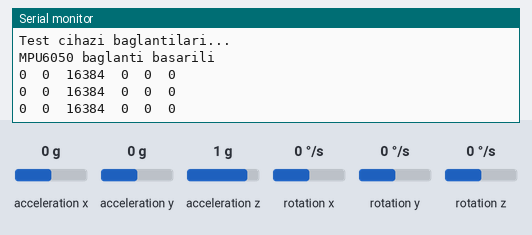
A sketch run on a simulated Arduino Uno, built with avr-gcc and run on an emulated ATmega328P. On the bench: the last lines printed to the serial monitor. The inputs (shaded band) are chosen by the test bench; at power-on: acceleration x 0 g, acceleration y 0 g, acceleration z 1 g, rotation x 0 °/s, rotation y 0 °/s, rotation z 0 °/s.

Above: at 1.2 s.
1.3 s: acceleration x set to -1.4 g
At 2.0 s:
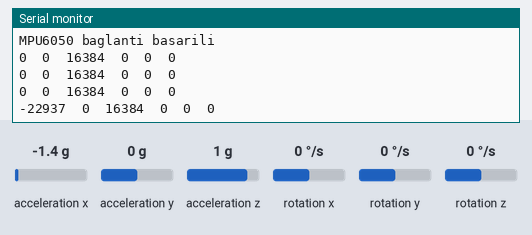
2.8 s: acceleration y set to -1.4 g
At 3.5 s:
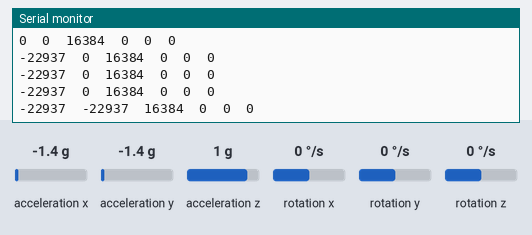
4.3 s: acceleration z set to -1.4 g
At 5.0 s:
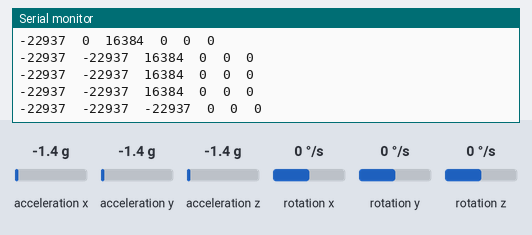
5.8 s: rotation x set to -192 °/s
At 6.5 s:
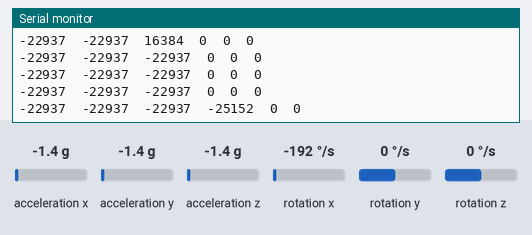
7.3 s: rotation y set to -192 °/s
At 8.0 s:
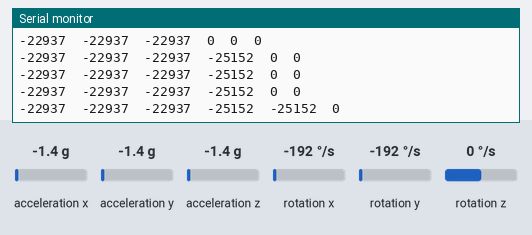

Measured:
- after the input at 1.3 s, the serial monitor: prints a new line after 0.25 s (image 1)
- after the input at 2.8 s, the serial monitor: prints a new line after 0.27 s (image 2)
- after the input at 4.3 s, the serial monitor: prints a new line after 0.28 s (image 3)
- after the input at 5.8 s, the serial monitor: prints a new line after 0.30 s (image 4)
- after the input at 7.3 s, the serial monitor: prints a new line after 0.31 s (image 5)

The sketch:

ivme_l_er.ino
```cpp
#include <Adafruit_MLX90614.h>

#include <math.h>
#include <Wire.h>
#include <helper_3dmath.h>
#include <MPU6050.h>
#include <I2Cdev.h>
#include <Wire.h>


MPU6050 ivme_sensor; // sensörümüze ivme_sensor adını verdik
int16_t ax, ay, az; //ivme tanımlama
int16_t gx, gy, gz; //gyro tanımlama

void setup() {
Wire.begin();
Serial.begin(9600);
Serial.println("I2C cihazlar baslatiliyor...");
ivme_sensor.initialize();
Serial.println("Test cihazi baglantilari...");
Serial.println(ivme_sensor.testConnection() ? "MPU6050 baglanti basarili" : "MPU6050 baglanti basarisiz");
}

void loop() {
ivme_sensor.getMotion6(&ax, &ay, &az, &gx, &gy, &gz); // ivme ve gyro değerlerini okuma

//açısal ivmeleri ve gyro değerlerini serial ekrana yazdıralım
Serial.print(ax); Serial.print("\t");
Serial.print(ay); Serial.print("\t");
Serial.print(az); Serial.print("\t");
Serial.print(gx); Serial.print("\t");
Serial.print(gy); Serial.print("\t");
Serial.print(gz); Serial.println("\t");

delay(500); //değerlerin değişimini daha net görmek için yarım saniye beklesin
}
```

helper_3dmath.h
```cpp
// I2C device class (I2Cdev) demonstration Arduino sketch for MPU6050 class, 3D math helper
// 6/5/2012 by Jeff Rowberg <jeff@rowberg.net>
// Updates should (hopefully) always be available at https://github.com/jrowberg/i2cdevlib
//
// Changelog:
//     2012-06-05 - add 3D math helper file to DMP6 example sketch

/* ============================================
I2Cdev device library code is placed under the MIT license
Copyright (c) 2012 Jeff Rowberg

Permission is hereby granted, free of charge, to any person obtaining a copy
of this software and associated documentation files (the "Software"), to deal
in the Software without restriction, including without limitation the rights
to use, copy, modify, merge, publish, distribute, sublicense, and/or sell
copies of the Software, and to permit persons to whom the Software is
furnished to do so, subject to the following conditions:

The above copyright notice and this permission notice shall be included in
all copies or substantial portions of the Software.

THE SOFTWARE IS PROVIDED "AS IS", WITHOUT WARRANTY OF ANY KIND, EXPRESS OR
IMPLIED, INCLUDING BUT NOT LIMITED TO THE WARRANTIES OF MERCHANTABILITY,
FITNESS FOR A PARTICULAR PURPOSE AND NONINFRINGEMENT. IN NO EVENT SHALL THE
AUTHORS OR COPYRIGHT HOLDERS BE LIABLE FOR ANY CLAIM, DAMAGES OR OTHER
LIABILITY, WHETHER IN AN ACTION OF CONTRACT, TORT OR OTHERWISE, ARISING FROM,
OUT OF OR IN CONNECTION WITH THE SOFTWARE OR THE USE OR OTHER DEALINGS IN
THE SOFTWARE.
===============================================
*/

#ifndef _HELPER_3DMATH_H_
#define _HELPER_3DMATH_H_

class Quaternion {
    public:
        float w;
        float x;
        float y;
        float z;

        Quaternion() {
            w = 1.0f;
            x = 0.0f;
            y = 0.0f;
            z = 0.0f;
        }

        Quaternion(float nw, float nx, float ny, float nz) {
            w = nw;
            x = nx;
            y = ny;
            z = nz;
        }

        Quaternion getProduct(Quaternion q) {
            // Quaternion multiplication is defined by:
            //     (Q1 * Q2).w = (w1w2 - x1x2 - y1y2 - z1z2)
            //     (Q1 * Q2).x = (w1x2 + x1w2 + y1z2 - z1y2)
            //     (Q1 * Q2).y = (w1y2 - x1z2 + y1w2 + z1x2)
            //     (Q1 * Q2).z = (w1z2 + x1y2 - y1x2 + z1w2
            return Quaternion(
                w*q.w - x*q.x - y*q.y - z*q.z,  // new w
                w*q.x + x*q.w + y*q.z - z*q.y,  // new x
                w*q.y - x*q.z + y*q.w + z*q.x,  // new y
                w*q.z + x*q.y - y*q.x + z*q.w); // new z
        }

        Quaternion getConjugate() {
            return Quaternion(w, -x, -y, -z);
        }

        float getMagnitude() {
            return sqrt(w*w + x*x + y*y + z*z);
        }

        void normalize() {
            float m = getMagnitude();
            w /= m;
            x /= m;
            y /= m;
            z /= m;
        }

        Quaternion getNormalized() {
            Quaternion r(w, x, y, z);
            r.normalize();
            return r;
        }
};

class VectorInt16 {
    public:
        int16_t x;
        int16_t y;
        int16_t z;

        VectorInt16() {
            x = 0;
            y = 0;
            z = 0;
        }

        VectorInt16(int16_t nx, int16_t ny, int16_t nz) {
            x = nx;
            y = ny;
            z = nz;
        }

        float getMagnitude() {
            return sqrt(x*x + y*y + z*z);
        }

        void normalize() {
            float m = getMagnitude();
            x /= m;
            y /= m;
            z /= m;
        }

        VectorInt16 getNormalized() {
            VectorInt16 r(x, y, z);
            r.normalize();
            return r;
        }

        void rotate(Quaternion *q) {
            // http://www.cprogramming.com/tutorial/3d/quaternions.html
            // http://www.euclideanspace.com/maths/algebra/realNormedAlgebra/quaternions/transforms/index.htm
            // http://content.gpwiki.org/index.php/OpenGL:Tutorials:Using_Quaternions_to_represent_rotation
            // ^ or: http://webcache.googleusercontent.com/search?q=cache:xgJAp3bDNhQJ:content.gpwiki.org/index.php/OpenGL:Tutorials:Using_Quaternions_to_represent_rotation&hl=en&gl=us&strip=1

            // P_out = q * P_in * conj(q)
            // - P_out is the output vector
            // - q is the orientation quaternion
            // - P_in is the input vector (a*aReal)
            // - conj(q) is the conjugate of the orientation quaternion (q=[w,x,y,z], q*=[w,-x,-y,-z])
            Quaternion p(0, x, y, z);

            // quaternion multiplication: q * p, stored back in p
            p = q -> getProduct(p);

            // quaternion multiplication: p * conj(q), stored back in p
            p = p.getProduct(q -> getConjugate());

            // p quaternion is now [0, x', y', z']
            x = p.x;
            y = p.y;
            z = p.z;
        }

        VectorInt16 getRotated(Quaternion *q) {
            VectorInt16 r(x, y, z);
            r.rotate(q);
            return r;
        }
};

class VectorFloat {
    public:
        float x;
        float y;
        float z;

        VectorFloat() {
            x = 0;
            y = 0;
            z = 0;
        }

        VectorFloat(float nx, float ny, float nz) {
            x = nx;
            y = ny;
            z = nz;
        }

        float getMagnitude() {
            return sqrt(x*x + y*y + z*z);
        }

        void normalize() {
            float m = getMagnitude();
            x /= m;
            y /= m;
            z /= m;
        }

        VectorFloat getNormalized() {
            VectorFloat r(x, y, z);
            r.normalize();
            return r;
        }

        void rotate(Quaternion *q) {
            Quaternion p(0, x, y, z);

            // quaternion multiplication: q * p, stored back in p
            p = q -> getProduct(p);

            // quaternion multiplication: p * conj(q), stored back in p
            p = p.getProduct(q -> getConjugate());

            // p quaternion is now [0, x', y', z']
            x = p.x;
            y = p.y;
            z = p.z;
        }

        VectorFloat getRotated(Quaternion *q) {
            VectorFloat r(x, y, z);
            r.rotate(q);
            return r;
        }
};

#endif /* _HELPER_3DMATH_H_ */
```
